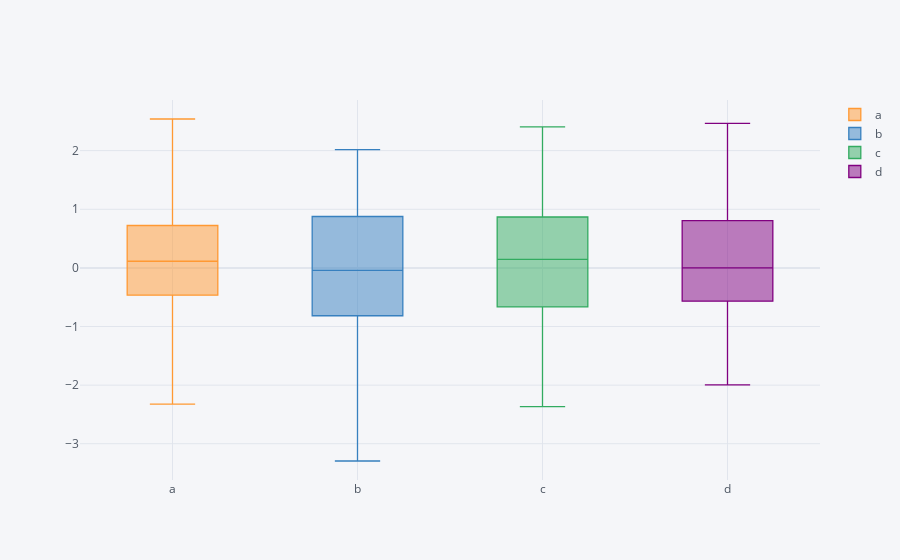

The code cell stored with this chart in its notebook:
### Code cell
#diagrama de cajas
dataframe.iplot(kind='box')
